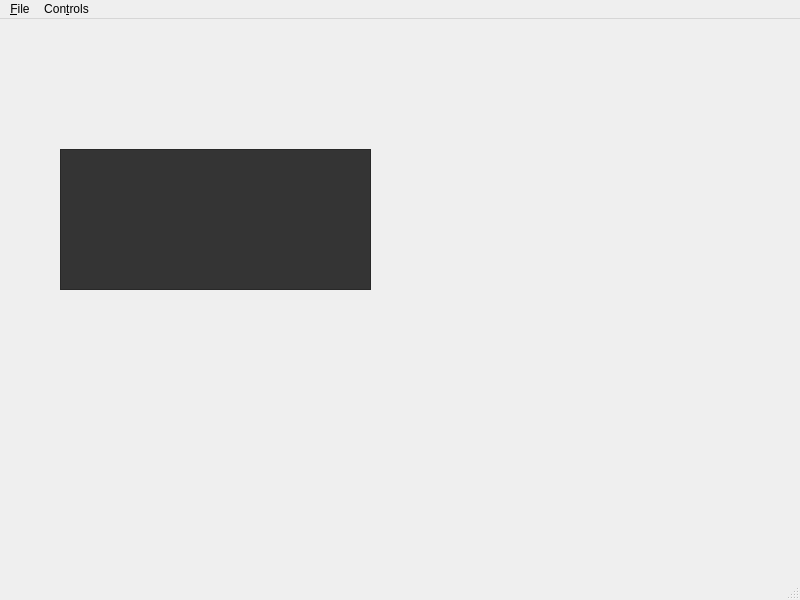
<?xml version="1.0" encoding="UTF-8"?>
<ui version="4.0">
 <class>GwViewWindow</class>
 <widget class="QMainWindow" name="GwViewWindow">
  <property name="geometry">
   <rect>
    <x>0</x>
    <y>0</y>
    <width>800</width>
    <height>600</height>
   </rect>
  </property>
  <property name="windowTitle">
   <string>MainWindow</string>
  </property>
  <widget class="QWidget" name="centralwidget">
   <widget class="QTextEdit" name="textEdit">
    <property name="geometry">
     <rect>
      <x>60</x>
      <y>130</y>
      <width>311</width>
      <height>141</height>
     </rect>
    </property>
    <property name="styleSheet">
     <string notr="true">color: rgb(255, 255, 255);
background-color: rgb(52, 52, 52);
</string>
    </property>
    <property name="html">
     <string>&lt;!DOCTYPE HTML PUBLIC &quot;-//W3C//DTD HTML 4.0//EN&quot; &quot;http://www.w3.org/TR/REC-html40/strict.dtd&quot;&gt;
&lt;html&gt;&lt;head&gt;&lt;meta name=&quot;qrichtext&quot; content=&quot;1&quot; /&gt;&lt;style type=&quot;text/css&quot;&gt;
p, li { white-space: pre-wrap; }
&lt;/style&gt;&lt;/head&gt;&lt;body style=&quot; font-family:'MS Shell Dlg 2'; font-size:8.25pt; font-weight:400; font-style:normal;&quot;&gt;
&lt;p style=&quot;-qt-paragraph-type:empty; margin-top:0px; margin-bottom:0px; margin-left:0px; margin-right:0px; -qt-block-indent:0; text-indent:0px;&quot;&gt;&lt;br /&gt;&lt;/p&gt;&lt;/body&gt;&lt;/html&gt;</string>
    </property>
   </widget>
  </widget>
  <widget class="QMenuBar" name="menubar">
   <property name="geometry">
    <rect>
     <x>0</x>
     <y>0</y>
     <width>800</width>
     <height>21</height>
    </rect>
   </property>
   <widget class="QMenu" name="menuTheme">
    <property name="title">
     <string>Con&amp;trols</string>
    </property>
    <widget class="QMenu" name="menuChange_Theame">
     <property name="title">
      <string>Change  Color Theame</string>
     </property>
     <addaction name="actionWhite"/>
     <addaction name="actionBlack"/>
     <addaction name="actionMagneta"/>
     <addaction name="actionGold"/>
    </widget>
    <addaction name="separator"/>
    <addaction name="menuChange_Theame"/>
    <addaction name="actionTabularForm"/>
   </widget>
   <widget class="QMenu" name="menu_File">
    <property name="title">
     <string>&amp;File</string>
    </property>
    <addaction name="actionPrintPreview"/>
    <addaction name="actionPrint"/>
    <addaction name="actionPrintPDF"/>
   </widget>
   <addaction name="menu_File"/>
   <addaction name="menuTheme"/>
  </widget>
  <widget class="QStatusBar" name="statusbar"/>
  <action name="actionWhite">
   <property name="checkable">
    <bool>true</bool>
   </property>
   <property name="text">
    <string>White</string>
   </property>
   <property name="toolTip">
    <string>Change to White Theme</string>
   </property>
   <property name="shortcut">
    <string>Ctrl+Alt+Shift+W</string>
   </property>
  </action>
  <action name="actionBlack">
   <property name="checkable">
    <bool>true</bool>
   </property>
   <property name="text">
    <string>Black</string>
   </property>
   <property name="toolTip">
    <string>Chang to Black Theme</string>
   </property>
   <property name="shortcut">
    <string>Ctrl+Alt+Shift+B</string>
   </property>
  </action>
  <action name="actionMagneta">
   <property name="checkable">
    <bool>true</bool>
   </property>
   <property name="text">
    <string>Magneta</string>
   </property>
   <property name="toolTip">
    <string>Change to Magneta Theme</string>
   </property>
   <property name="shortcut">
    <string>Ctrl+Alt+Shift+M</string>
   </property>
  </action>
  <action name="actionGold">
   <property name="checkable">
    <bool>true</bool>
   </property>
   <property name="text">
    <string>Gold</string>
   </property>
   <property name="toolTip">
    <string>Change to  Gold Theme</string>
   </property>
  </action>
  <action name="actionTabularForm">
   <property name="checkable">
    <bool>true</bool>
   </property>
   <property name="text">
    <string>Tabular Form</string>
   </property>
   <property name="toolTip">
    <string>Switch between tabular torm and text form</string>
   </property>
   <property name="shortcut">
    <string>Ctrl+Shift+T</string>
   </property>
  </action>
  <action name="actionPrintPreview">
   <property name="text">
    <string>Print Preview</string>
   </property>
   <property name="toolTip">
    <string>Print Preview the document</string>
   </property>
  </action>
  <action name="actionPrint">
   <property name="text">
    <string>&amp;Print</string>
   </property>
   <property name="toolTip">
    <string>Print the document</string>
   </property>
   <property name="shortcut">
    <string>Ctrl+P</string>
   </property>
  </action>
  <action name="actionPrintPDF">
   <property name="text">
    <string>Print PDF</string>
   </property>
   <property name="toolTip">
    <string>Print as a PDF</string>
   </property>
  </action>
 </widget>
 <resources/>
 <connections/>
</ui>
